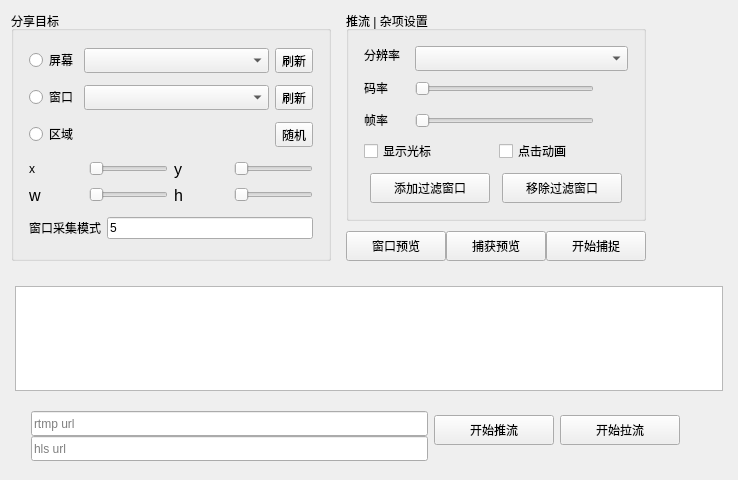
<?xml version="1.0" encoding="UTF-8"?>
<ui version="4.0">
 <class>ZegoScreenCaptureDemo</class>
 <widget class="QWidget" name="ZegoScreenCaptureDemo">
  <property name="geometry">
   <rect>
    <x>0</x>
    <y>0</y>
    <width>738</width>
    <height>480</height>
   </rect>
  </property>
  <property name="minimumSize">
   <size>
    <width>640</width>
    <height>480</height>
   </size>
  </property>
  <property name="maximumSize">
   <size>
    <width>738</width>
    <height>502</height>
   </size>
  </property>
  <property name="windowTitle">
   <string>ZegoScreenCaptureDemo</string>
  </property>
  <widget class="QListWidget" name="list_log">
   <property name="geometry">
    <rect>
     <x>15</x>
     <y>286</y>
     <width>708</width>
     <height>105</height>
    </rect>
   </property>
   <property name="autoScroll">
    <bool>true</bool>
   </property>
  </widget>
  <widget class="QWidget" name="layoutWidget">
   <property name="geometry">
    <rect>
     <x>0</x>
     <y>0</y>
     <width>657</width>
     <height>272</height>
    </rect>
   </property>
   <layout class="QHBoxLayout" name="horizontalLayout_12" stretch="6,4">
    <property name="spacing">
     <number>15</number>
    </property>
    <item>
     <widget class="QGroupBox" name="target_group">
      <property name="minimumSize">
       <size>
        <width>0</width>
        <height>0</height>
       </size>
      </property>
      <property name="maximumSize">
       <size>
        <width>16777215</width>
        <height>16777215</height>
       </size>
      </property>
      <property name="title">
       <string>分享目标</string>
      </property>
      <layout class="QVBoxLayout" name="verticalLayout">
       <property name="spacing">
        <number>10</number>
       </property>
       <property name="leftMargin">
        <number>15</number>
       </property>
       <property name="topMargin">
        <number>15</number>
       </property>
       <property name="rightMargin">
        <number>15</number>
       </property>
       <property name="bottomMargin">
        <number>15</number>
       </property>
       <item>
        <layout class="QHBoxLayout" name="horizontalLayout_2">
         <item>
          <widget class="QRadioButton" name="radio_screen">
           <property name="text">
            <string>屏幕</string>
           </property>
          </widget>
         </item>
         <item>
          <widget class="QComboBox" name="combo_screen">
           <property name="sizePolicy">
            <sizepolicy hsizetype="Expanding" vsizetype="Fixed">
             <horstretch>0</horstretch>
             <verstretch>0</verstretch>
            </sizepolicy>
           </property>
           <property name="minimumSize">
            <size>
             <width>0</width>
             <height>25</height>
            </size>
           </property>
           <property name="maximumSize">
            <size>
             <width>16777215</width>
             <height>25</height>
            </size>
           </property>
          </widget>
         </item>
         <item>
          <widget class="QToolButton" name="btn_refresh_screen">
           <property name="minimumSize">
            <size>
             <width>0</width>
             <height>25</height>
            </size>
           </property>
           <property name="maximumSize">
            <size>
             <width>16777215</width>
             <height>25</height>
            </size>
           </property>
           <property name="text">
            <string>刷新</string>
           </property>
          </widget>
         </item>
        </layout>
       </item>
       <item>
        <layout class="QHBoxLayout" name="horizontalLayout_3">
         <item>
          <widget class="QRadioButton" name="radio_window">
           <property name="text">
            <string>窗口</string>
           </property>
          </widget>
         </item>
         <item>
          <widget class="QComboBox" name="combo_window">
           <property name="sizePolicy">
            <sizepolicy hsizetype="Expanding" vsizetype="Fixed">
             <horstretch>0</horstretch>
             <verstretch>0</verstretch>
            </sizepolicy>
           </property>
           <property name="minimumSize">
            <size>
             <width>0</width>
             <height>25</height>
            </size>
           </property>
           <property name="maximumSize">
            <size>
             <width>16777215</width>
             <height>25</height>
            </size>
           </property>
          </widget>
         </item>
         <item>
          <widget class="QToolButton" name="btn_refresh_window">
           <property name="minimumSize">
            <size>
             <width>0</width>
             <height>25</height>
            </size>
           </property>
           <property name="maximumSize">
            <size>
             <width>16777215</width>
             <height>25</height>
            </size>
           </property>
           <property name="text">
            <string>刷新</string>
           </property>
          </widget>
         </item>
        </layout>
       </item>
       <item>
        <layout class="QHBoxLayout" name="horizontalLayout_8">
         <item>
          <widget class="QRadioButton" name="radio_rect">
           <property name="text">
            <string>区域</string>
           </property>
          </widget>
         </item>
         <item>
          <spacer name="horizontalSpacer_3">
           <property name="orientation">
            <enum>Qt::Horizontal</enum>
           </property>
           <property name="sizeHint" stdset="0">
            <size>
             <width>40</width>
             <height>20</height>
            </size>
           </property>
          </spacer>
         </item>
         <item>
          <widget class="QToolButton" name="btn_random_rect">
           <property name="minimumSize">
            <size>
             <width>0</width>
             <height>25</height>
            </size>
           </property>
           <property name="maximumSize">
            <size>
             <width>16777215</width>
             <height>25</height>
            </size>
           </property>
           <property name="text">
            <string>随机</string>
           </property>
          </widget>
         </item>
        </layout>
       </item>
       <item>
        <layout class="QGridLayout" name="gridLayout">
         <item row="0" column="1">
          <layout class="QHBoxLayout" name="horizontalLayout_7">
           <property name="spacing">
            <number>0</number>
           </property>
           <item>
            <widget class="QLabel" name="label_y">
             <property name="minimumSize">
              <size>
               <width>60</width>
               <height>0</height>
              </size>
             </property>
             <property name="maximumSize">
              <size>
               <width>60</width>
               <height>16777215</height>
              </size>
             </property>
             <property name="font">
              <font>
               <pointsize>12</pointsize>
              </font>
             </property>
             <property name="text">
              <string>y</string>
             </property>
            </widget>
           </item>
           <item>
            <widget class="QSlider" name="slider_y">
             <property name="minimumSize">
              <size>
               <width>0</width>
               <height>20</height>
              </size>
             </property>
             <property name="maximumSize">
              <size>
               <width>16777215</width>
               <height>20</height>
              </size>
             </property>
             <property name="orientation">
              <enum>Qt::Horizontal</enum>
             </property>
            </widget>
           </item>
          </layout>
         </item>
         <item row="1" column="0">
          <layout class="QHBoxLayout" name="horizontalLayout_5">
           <property name="spacing">
            <number>0</number>
           </property>
           <item>
            <widget class="QLabel" name="label_w">
             <property name="minimumSize">
              <size>
               <width>60</width>
               <height>0</height>
              </size>
             </property>
             <property name="maximumSize">
              <size>
               <width>60</width>
               <height>16777215</height>
              </size>
             </property>
             <property name="font">
              <font>
               <pointsize>12</pointsize>
              </font>
             </property>
             <property name="text">
              <string>w</string>
             </property>
            </widget>
           </item>
           <item>
            <widget class="QSlider" name="slider_w">
             <property name="minimumSize">
              <size>
               <width>0</width>
               <height>20</height>
              </size>
             </property>
             <property name="maximumSize">
              <size>
               <width>16777215</width>
               <height>20</height>
              </size>
             </property>
             <property name="orientation">
              <enum>Qt::Horizontal</enum>
             </property>
            </widget>
           </item>
          </layout>
         </item>
         <item row="0" column="0">
          <layout class="QHBoxLayout" name="horizontalLayout_4">
           <property name="spacing">
            <number>0</number>
           </property>
           <item>
            <widget class="QLabel" name="label_x">
             <property name="minimumSize">
              <size>
               <width>60</width>
               <height>0</height>
              </size>
             </property>
             <property name="maximumSize">
              <size>
               <width>60</width>
               <height>16777215</height>
              </size>
             </property>
             <property name="text">
              <string>x</string>
             </property>
            </widget>
           </item>
           <item>
            <widget class="QSlider" name="slider_x">
             <property name="minimumSize">
              <size>
               <width>0</width>
               <height>20</height>
              </size>
             </property>
             <property name="maximumSize">
              <size>
               <width>16777215</width>
               <height>20</height>
              </size>
             </property>
             <property name="orientation">
              <enum>Qt::Horizontal</enum>
             </property>
            </widget>
           </item>
          </layout>
         </item>
         <item row="1" column="1">
          <layout class="QHBoxLayout" name="horizontalLayout_6">
           <property name="spacing">
            <number>0</number>
           </property>
           <item>
            <widget class="QLabel" name="label_h">
             <property name="minimumSize">
              <size>
               <width>60</width>
               <height>0</height>
              </size>
             </property>
             <property name="maximumSize">
              <size>
               <width>60</width>
               <height>16777215</height>
              </size>
             </property>
             <property name="font">
              <font>
               <pointsize>12</pointsize>
              </font>
             </property>
             <property name="text">
              <string>h</string>
             </property>
            </widget>
           </item>
           <item>
            <widget class="QSlider" name="slider_h">
             <property name="minimumSize">
              <size>
               <width>0</width>
               <height>20</height>
              </size>
             </property>
             <property name="maximumSize">
              <size>
               <width>16777215</width>
               <height>20</height>
              </size>
             </property>
             <property name="orientation">
              <enum>Qt::Horizontal</enum>
             </property>
            </widget>
           </item>
          </layout>
         </item>
        </layout>
       </item>
       <item>
        <layout class="QGridLayout" name="gridLayout_3">
         <item row="0" column="1">
          <widget class="QLineEdit" name="edit_window_mode">
           <property name="text">
            <string>5</string>
           </property>
           <property name="maxLength">
            <number>1</number>
           </property>
           <property name="echoMode">
            <enum>QLineEdit::Normal</enum>
           </property>
          </widget>
         </item>
         <item row="0" column="0">
          <widget class="QLabel" name="label_4">
           <property name="text">
            <string>窗口采集模式</string>
           </property>
          </widget>
         </item>
        </layout>
       </item>
      </layout>
     </widget>
    </item>
    <item>
     <layout class="QVBoxLayout" name="verticalLayout_3">
      <property name="spacing">
       <number>10</number>
      </property>
      <item>
       <widget class="QGroupBox" name="settings_group">
        <property name="title">
         <string>推流 | 杂项设置</string>
        </property>
        <layout class="QVBoxLayout" name="verticalLayout_2">
         <property name="spacing">
          <number>10</number>
         </property>
         <property name="leftMargin">
          <number>15</number>
         </property>
         <property name="topMargin">
          <number>15</number>
         </property>
         <property name="rightMargin">
          <number>15</number>
         </property>
         <property name="bottomMargin">
          <number>15</number>
         </property>
         <item>
          <layout class="QFormLayout" name="formLayout">
           <property name="horizontalSpacing">
            <number>15</number>
           </property>
           <property name="verticalSpacing">
            <number>15</number>
           </property>
           <item row="0" column="0">
            <widget class="QLabel" name="label_3">
             <property name="text">
              <string>分辨率</string>
             </property>
            </widget>
           </item>
           <item row="0" column="1">
            <widget class="QComboBox" name="combo_resolution">
             <property name="minimumSize">
              <size>
               <width>0</width>
               <height>25</height>
              </size>
             </property>
             <property name="maximumSize">
              <size>
               <width>16777215</width>
               <height>25</height>
              </size>
             </property>
            </widget>
           </item>
           <item row="1" column="0">
            <widget class="QLabel" name="label_2">
             <property name="text">
              <string>码率</string>
             </property>
            </widget>
           </item>
           <item row="1" column="1">
            <layout class="QHBoxLayout" name="horizontalLayout_10">
             <property name="spacing">
              <number>0</number>
             </property>
             <item>
              <widget class="QSlider" name="slider_bitrate">
               <property name="minimumSize">
                <size>
                 <width>0</width>
                 <height>20</height>
                </size>
               </property>
               <property name="maximumSize">
                <size>
                 <width>16777215</width>
                 <height>20</height>
                </size>
               </property>
               <property name="orientation">
                <enum>Qt::Horizontal</enum>
               </property>
              </widget>
             </item>
             <item>
              <spacer name="horizontalSpacer_4">
               <property name="orientation">
                <enum>Qt::Horizontal</enum>
               </property>
               <property name="sizeType">
                <enum>QSizePolicy::Fixed</enum>
               </property>
               <property name="sizeHint" stdset="0">
                <size>
                 <width>4</width>
                 <height>20</height>
                </size>
               </property>
              </spacer>
             </item>
             <item>
              <widget class="QLabel" name="label_bitrate">
               <property name="minimumSize">
                <size>
                 <width>30</width>
                 <height>0</height>
                </size>
               </property>
               <property name="maximumSize">
                <size>
                 <width>30</width>
                 <height>16777215</height>
                </size>
               </property>
               <property name="font">
                <font>
                 <pointsize>8</pointsize>
                </font>
               </property>
               <property name="text">
                <string/>
               </property>
               <property name="alignment">
                <set>Qt::AlignRight|Qt::AlignTrailing|Qt::AlignVCenter</set>
               </property>
              </widget>
             </item>
            </layout>
           </item>
           <item row="2" column="0">
            <widget class="QLabel" name="label">
             <property name="text">
              <string>帧率</string>
             </property>
            </widget>
           </item>
           <item row="2" column="1">
            <layout class="QHBoxLayout" name="horizontalLayout_11">
             <property name="spacing">
              <number>0</number>
             </property>
             <item>
              <widget class="QSlider" name="slider_framerate">
               <property name="minimumSize">
                <size>
                 <width>0</width>
                 <height>20</height>
                </size>
               </property>
               <property name="maximumSize">
                <size>
                 <width>16777215</width>
                 <height>20</height>
                </size>
               </property>
               <property name="orientation">
                <enum>Qt::Horizontal</enum>
               </property>
              </widget>
             </item>
             <item>
              <spacer name="horizontalSpacer_5">
               <property name="orientation">
                <enum>Qt::Horizontal</enum>
               </property>
               <property name="sizeType">
                <enum>QSizePolicy::Fixed</enum>
               </property>
               <property name="sizeHint" stdset="0">
                <size>
                 <width>4</width>
                 <height>20</height>
                </size>
               </property>
              </spacer>
             </item>
             <item>
              <widget class="QLabel" name="label_framerate">
               <property name="minimumSize">
                <size>
                 <width>30</width>
                 <height>0</height>
                </size>
               </property>
               <property name="maximumSize">
                <size>
                 <width>30</width>
                 <height>16777215</height>
                </size>
               </property>
               <property name="font">
                <font>
                 <pointsize>12</pointsize>
                </font>
               </property>
               <property name="text">
                <string/>
               </property>
               <property name="alignment">
                <set>Qt::AlignRight|Qt::AlignTrailing|Qt::AlignVCenter</set>
               </property>
              </widget>
             </item>
            </layout>
           </item>
          </layout>
         </item>
         <item>
          <layout class="QHBoxLayout" name="horizontalLayout_9">
           <item>
            <widget class="QCheckBox" name="check_cursor">
             <property name="text">
              <string>显示光标</string>
             </property>
            </widget>
           </item>
           <item>
            <widget class="QCheckBox" name="check_clickanimation">
             <property name="text">
              <string>点击动画</string>
             </property>
            </widget>
           </item>
          </layout>
         </item>
         <item>
          <layout class="QGridLayout" name="gridLayout_2">
           <property name="topMargin">
            <number>0</number>
           </property>
           <item row="0" column="0">
            <widget class="QToolButton" name="btn_add_excluded_window">
             <property name="minimumSize">
              <size>
               <width>120</width>
               <height>30</height>
              </size>
             </property>
             <property name="maximumSize">
              <size>
               <width>120</width>
               <height>30</height>
              </size>
             </property>
             <property name="text">
              <string>添加过滤窗口</string>
             </property>
            </widget>
           </item>
           <item row="0" column="1">
            <widget class="QToolButton" name="btn_remove_excluded_window">
             <property name="minimumSize">
              <size>
               <width>120</width>
               <height>30</height>
              </size>
             </property>
             <property name="maximumSize">
              <size>
               <width>120</width>
               <height>30</height>
              </size>
             </property>
             <property name="text">
              <string>移除过滤窗口</string>
             </property>
            </widget>
           </item>
          </layout>
         </item>
        </layout>
       </widget>
      </item>
      <item>
       <layout class="QHBoxLayout" name="horizontalLayout">
        <property name="spacing">
         <number>0</number>
        </property>
        <item>
         <widget class="QToolButton" name="btn_thumbnail">
          <property name="minimumSize">
           <size>
            <width>100</width>
            <height>30</height>
           </size>
          </property>
          <property name="text">
           <string>窗口预览</string>
          </property>
         </widget>
        </item>
        <item>
         <widget class="QPushButton" name="btn_view">
          <property name="minimumSize">
           <size>
            <width>100</width>
            <height>30</height>
           </size>
          </property>
          <property name="text">
           <string>捕获预览</string>
          </property>
         </widget>
        </item>
        <item>
         <widget class="QToolButton" name="btn_capture">
          <property name="minimumSize">
           <size>
            <width>100</width>
            <height>30</height>
           </size>
          </property>
          <property name="text">
           <string>开始捕捉</string>
          </property>
         </widget>
        </item>
       </layout>
      </item>
     </layout>
    </item>
   </layout>
  </widget>
  <widget class="QWidget" name="">
   <property name="geometry">
    <rect>
     <x>20</x>
     <y>400</y>
     <width>671</width>
     <height>61</height>
    </rect>
   </property>
   <layout class="QHBoxLayout" name="horizontalLayout_13">
    <item>
     <layout class="QVBoxLayout" name="verticalLayout_4">
      <property name="spacing">
       <number>10</number>
      </property>
      <item>
       <widget class="QLineEdit" name="edit_rtmpurl">
        <property name="minimumSize">
         <size>
          <width>0</width>
          <height>25</height>
         </size>
        </property>
        <property name="maximumSize">
         <size>
          <width>16777215</width>
          <height>25</height>
         </size>
        </property>
        <property name="readOnly">
         <bool>true</bool>
        </property>
        <property name="placeholderText">
         <string>rtmp url</string>
        </property>
       </widget>
      </item>
      <item>
       <widget class="QLineEdit" name="edit_hlsurl">
        <property name="minimumSize">
         <size>
          <width>0</width>
          <height>25</height>
         </size>
        </property>
        <property name="maximumSize">
         <size>
          <width>16777215</width>
          <height>25</height>
         </size>
        </property>
        <property name="readOnly">
         <bool>true</bool>
        </property>
        <property name="placeholderText">
         <string>hls url</string>
        </property>
       </widget>
      </item>
     </layout>
    </item>
    <item>
     <widget class="QToolButton" name="btn_publish">
      <property name="minimumSize">
       <size>
        <width>120</width>
        <height>30</height>
       </size>
      </property>
      <property name="maximumSize">
       <size>
        <width>120</width>
        <height>30</height>
       </size>
      </property>
      <property name="text">
       <string>开始推流</string>
      </property>
     </widget>
    </item>
    <item>
     <widget class="QToolButton" name="btn_play">
      <property name="minimumSize">
       <size>
        <width>120</width>
        <height>30</height>
       </size>
      </property>
      <property name="maximumSize">
       <size>
        <width>120</width>
        <height>30</height>
       </size>
      </property>
      <property name="text">
       <string>开始拉流</string>
      </property>
     </widget>
    </item>
   </layout>
  </widget>
 </widget>
 <layoutdefault spacing="6" margin="11"/>
 <resources/>
 <connections/>
</ui>
